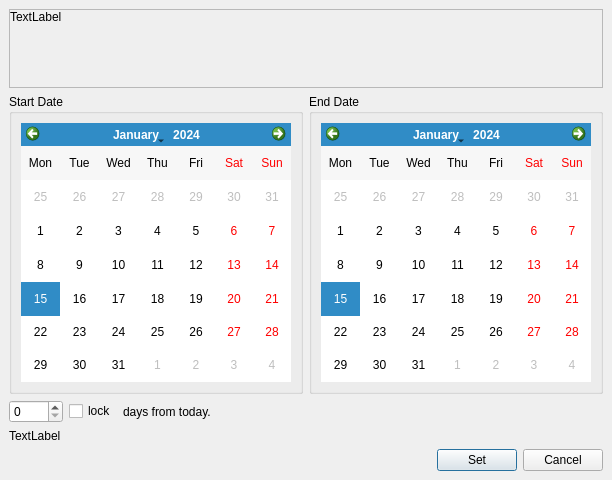
<?xml version="1.0" encoding="UTF-8"?>
<ui version="4.0">
 <class>Form</class>
 <widget class="QDialog" name="Form">
  <property name="geometry">
   <rect>
    <x>0</x>
    <y>0</y>
    <width>612</width>
    <height>480</height>
   </rect>
  </property>
  <property name="windowTitle">
   <string>Form</string>
  </property>
  <layout class="QHBoxLayout" name="horizontalLayout">
   <property name="spacing">
    <number>0</number>
   </property>
   <property name="leftMargin">
    <number>0</number>
   </property>
   <property name="topMargin">
    <number>0</number>
   </property>
   <property name="rightMargin">
    <number>0</number>
   </property>
   <property name="bottomMargin">
    <number>0</number>
   </property>
   <item>
    <widget class="QWidget" name="widget" native="true">
     <property name="contextMenuPolicy">
      <enum>Qt::ActionsContextMenu</enum>
     </property>
     <property name="autoFillBackground">
      <bool>false</bool>
     </property>
     <property name="styleSheet">
      <string notr="true"/>
     </property>
     <layout class="QVBoxLayout" name="verticalLayout_3" stretch="0">
      <property name="leftMargin">
       <number>0</number>
      </property>
      <property name="topMargin">
       <number>0</number>
      </property>
      <property name="rightMargin">
       <number>0</number>
      </property>
      <property name="bottomMargin">
       <number>0</number>
      </property>
      <item>
       <layout class="QVBoxLayout" name="verticalLayout" stretch="0,0,0,0,0">
        <property name="leftMargin">
         <number>9</number>
        </property>
        <property name="topMargin">
         <number>9</number>
        </property>
        <property name="rightMargin">
         <number>9</number>
        </property>
        <property name="bottomMargin">
         <number>9</number>
        </property>
        <item>
         <layout class="QHBoxLayout" name="horizontalLayout_4" stretch="0">
          <item>
           <widget class="QScrollArea" name="scrollArea">
            <property name="widgetResizable">
             <bool>true</bool>
            </property>
            <widget class="QWidget" name="scrollAreaWidgetContents">
             <property name="geometry">
              <rect>
               <x>0</x>
               <y>0</y>
               <width>590</width>
               <height>80</height>
              </rect>
             </property>
             <layout class="QVBoxLayout" name="verticalLayout_4">
              <property name="spacing">
               <number>0</number>
              </property>
              <property name="leftMargin">
               <number>0</number>
              </property>
              <property name="topMargin">
               <number>0</number>
              </property>
              <property name="rightMargin">
               <number>0</number>
              </property>
              <property name="bottomMargin">
               <number>0</number>
              </property>
              <item>
               <widget class="QLabel" name="lblMessage">
                <property name="sizePolicy">
                 <sizepolicy hsizetype="Preferred" vsizetype="Minimum">
                  <horstretch>0</horstretch>
                  <verstretch>0</verstretch>
                 </sizepolicy>
                </property>
                <property name="text">
                 <string>TextLabel</string>
                </property>
                <property name="alignment">
                 <set>Qt::AlignLeading|Qt::AlignLeft|Qt::AlignTop</set>
                </property>
                <property name="wordWrap">
                 <bool>true</bool>
                </property>
               </widget>
              </item>
             </layout>
            </widget>
           </widget>
          </item>
         </layout>
        </item>
        <item>
         <layout class="QHBoxLayout" name="horizontalLayout_2">
          <item>
           <widget class="QGroupBox" name="groupBox">
            <property name="title">
             <string>Start Date</string>
            </property>
            <layout class="QVBoxLayout" name="verticalLayout_5">
             <item>
              <widget class="QCalendarWidget" name="left_calendar">
               <property name="minimumSize">
                <size>
                 <width>0</width>
                 <height>259</height>
                </size>
               </property>
               <property name="gridVisible">
                <bool>false</bool>
               </property>
               <property name="horizontalHeaderFormat">
                <enum>QCalendarWidget::ShortDayNames</enum>
               </property>
               <property name="verticalHeaderFormat">
                <enum>QCalendarWidget::NoVerticalHeader</enum>
               </property>
              </widget>
             </item>
            </layout>
           </widget>
          </item>
          <item>
           <widget class="QGroupBox" name="groupBox_2">
            <property name="title">
             <string>End Date</string>
            </property>
            <layout class="QVBoxLayout" name="verticalLayout_6">
             <item>
              <widget class="QCalendarWidget" name="right_calendar">
               <property name="minimumSize">
                <size>
                 <width>0</width>
                 <height>259</height>
                </size>
               </property>
               <property name="gridVisible">
                <bool>false</bool>
               </property>
               <property name="horizontalHeaderFormat">
                <enum>QCalendarWidget::ShortDayNames</enum>
               </property>
               <property name="verticalHeaderFormat">
                <enum>QCalendarWidget::NoVerticalHeader</enum>
               </property>
              </widget>
             </item>
            </layout>
           </widget>
          </item>
         </layout>
        </item>
        <item>
         <layout class="QHBoxLayout" name="horizontalLayout_3">
          <item>
           <widget class="QSpinBox" name="days">
            <property name="accelerated">
             <bool>true</bool>
            </property>
            <property name="showGroupSeparator" stdset="0">
             <bool>false</bool>
            </property>
            <property name="suffix">
             <string/>
            </property>
            <property name="maximum">
             <number>9999</number>
            </property>
           </widget>
          </item>
          <item>
           <widget class="QCheckBox" name="checkBox">
            <property name="toolTip">
             <string>When enabled, the end date will have a fixed gap with respect to the starting date</string>
            </property>
            <property name="text">
             <string>lock</string>
            </property>
           </widget>
          </item>
          <item>
           <widget class="QLabel" name="label">
            <property name="text">
             <string>days from today.</string>
            </property>
           </widget>
          </item>
          <item>
           <spacer name="horizontalSpacer">
            <property name="orientation">
             <enum>Qt::Horizontal</enum>
            </property>
            <property name="sizeHint" stdset="0">
             <size>
              <width>40</width>
              <height>20</height>
             </size>
            </property>
           </spacer>
          </item>
         </layout>
        </item>
        <item>
         <widget class="QLabel" name="selection_label">
          <property name="text">
           <string>TextLabel</string>
          </property>
         </widget>
        </item>
        <item>
         <layout class="QHBoxLayout" name="buttonsLayout">
          <item>
           <spacer name="horizontalSpacer_2">
            <property name="orientation">
             <enum>Qt::Horizontal</enum>
            </property>
            <property name="sizeHint" stdset="0">
             <size>
              <width>40</width>
              <height>20</height>
             </size>
            </property>
           </spacer>
          </item>
          <item>
           <widget class="QPushButton" name="pushButton_set">
            <property name="maximumSize">
             <size>
              <width>16777215</width>
              <height>16777215</height>
             </size>
            </property>
            <property name="text">
             <string>Set</string>
            </property>
           </widget>
          </item>
          <item>
           <widget class="QPushButton" name="pushButton_cancel">
            <property name="maximumSize">
             <size>
              <width>16777215</width>
              <height>16777215</height>
             </size>
            </property>
            <property name="text">
             <string>Cancel</string>
            </property>
           </widget>
          </item>
         </layout>
        </item>
       </layout>
      </item>
     </layout>
    </widget>
   </item>
  </layout>
 </widget>
 <resources/>
 <connections/>
</ui>
